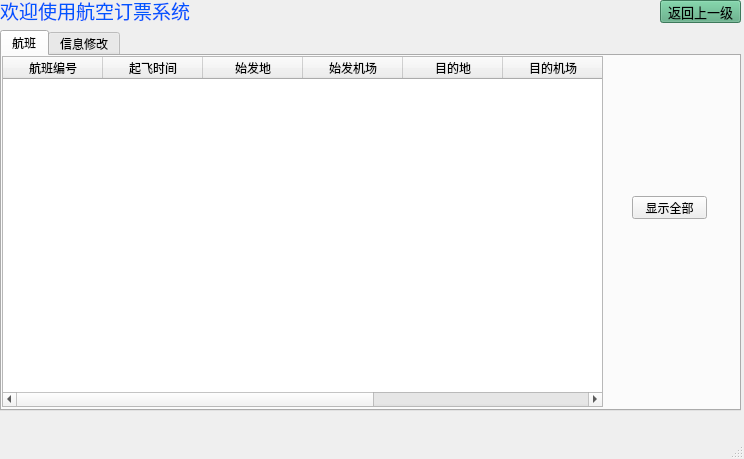
<?xml version="1.0" encoding="UTF-8"?>
<ui version="4.0">
 <class>company</class>
 <widget class="QMainWindow" name="company">
  <property name="geometry">
   <rect>
    <x>0</x>
    <y>0</y>
    <width>744</width>
    <height>459</height>
   </rect>
  </property>
  <property name="windowTitle">
   <string>MainWindow</string>
  </property>
  <widget class="QWidget" name="centralwidget">
   <widget class="QLabel" name="label">
    <property name="geometry">
     <rect>
      <x>0</x>
      <y>0</y>
      <width>191</width>
      <height>21</height>
     </rect>
    </property>
    <property name="palette">
     <palette>
      <active>
       <colorrole role="WindowText">
        <brush brushstyle="SolidPattern">
         <color alpha="255">
          <red>0</red>
          <green>85</green>
          <blue>255</blue>
         </color>
        </brush>
       </colorrole>
      </active>
      <inactive>
       <colorrole role="WindowText">
        <brush brushstyle="SolidPattern">
         <color alpha="255">
          <red>0</red>
          <green>85</green>
          <blue>255</blue>
         </color>
        </brush>
       </colorrole>
      </inactive>
      <disabled>
       <colorrole role="WindowText">
        <brush brushstyle="SolidPattern">
         <color alpha="255">
          <red>120</red>
          <green>120</green>
          <blue>120</blue>
         </color>
        </brush>
       </colorrole>
      </disabled>
     </palette>
    </property>
    <property name="font">
     <font>
      <pointsize>14</pointsize>
     </font>
    </property>
    <property name="text">
     <string>欢迎使用航空订票系统</string>
    </property>
   </widget>
   <widget class="QTabWidget" name="tabWidget">
    <property name="geometry">
     <rect>
      <x>0</x>
      <y>30</y>
      <width>741</width>
      <height>381</height>
     </rect>
    </property>
    <property name="currentIndex">
     <number>0</number>
    </property>
    <widget class="QWidget" name="tab">
     <attribute name="title">
      <string>航班</string>
     </attribute>
     <widget class="QTableWidget" name="tableWidget">
      <property name="geometry">
       <rect>
        <x>0</x>
        <y>0</y>
        <width>601</width>
        <height>351</height>
       </rect>
      </property>
      <column>
       <property name="text">
        <string>航班编号</string>
       </property>
      </column>
      <column>
       <property name="text">
        <string>起飞时间</string>
       </property>
      </column>
      <column>
       <property name="text">
        <string>始发地</string>
       </property>
      </column>
      <column>
       <property name="text">
        <string>始发机场</string>
       </property>
      </column>
      <column>
       <property name="text">
        <string>目的地</string>
       </property>
      </column>
      <column>
       <property name="text">
        <string>目的机场</string>
       </property>
      </column>
      <column>
       <property name="text">
        <string>机型</string>
       </property>
      </column>
      <column>
       <property name="text">
        <string>航站楼</string>
       </property>
      </column>
     </widget>
     <widget class="QPushButton" name="display_">
      <property name="geometry">
       <rect>
        <x>630</x>
        <y>140</y>
        <width>75</width>
        <height>23</height>
       </rect>
      </property>
      <property name="text">
       <string>显示全部</string>
      </property>
     </widget>
    </widget>
    <widget class="QWidget" name="tab_2">
     <attribute name="title">
      <string>信息修改</string>
     </attribute>
     <widget class="QLabel" name="label_10">
      <property name="geometry">
       <rect>
        <x>290</x>
        <y>40</y>
        <width>131</width>
        <height>21</height>
       </rect>
      </property>
      <property name="font">
       <font>
        <pointsize>12</pointsize>
       </font>
      </property>
      <property name="styleSheet">
       <string notr="true">color: rgb(255, 255, 255);
background-color: rgb(0, 0, 127);</string>
      </property>
      <property name="text">
       <string>航空公司信息修改</string>
      </property>
     </widget>
     <widget class="QLabel" name="label_17">
      <property name="geometry">
       <rect>
        <x>250</x>
        <y>80</y>
        <width>51</width>
        <height>21</height>
       </rect>
      </property>
      <property name="font">
       <font>
        <pointsize>10</pointsize>
       </font>
      </property>
      <property name="text">
       <string>公司名</string>
      </property>
     </widget>
     <widget class="QLineEdit" name="lineEdit_name">
      <property name="geometry">
       <rect>
        <x>310</x>
        <y>80</y>
        <width>131</width>
        <height>20</height>
       </rect>
      </property>
     </widget>
     <widget class="QLabel" name="label_18">
      <property name="geometry">
       <rect>
        <x>250</x>
        <y>110</y>
        <width>51</width>
        <height>21</height>
       </rect>
      </property>
      <property name="font">
       <font>
        <pointsize>10</pointsize>
       </font>
      </property>
      <property name="text">
       <string>服务热线</string>
      </property>
     </widget>
     <widget class="QLineEdit" name="lineEdit_hotline">
      <property name="geometry">
       <rect>
        <x>310</x>
        <y>110</y>
        <width>131</width>
        <height>20</height>
       </rect>
      </property>
     </widget>
     <widget class="QLabel" name="label_19">
      <property name="geometry">
       <rect>
        <x>250</x>
        <y>140</y>
        <width>51</width>
        <height>21</height>
       </rect>
      </property>
      <property name="font">
       <font>
        <pointsize>10</pointsize>
       </font>
      </property>
      <property name="text">
       <string>密码</string>
      </property>
     </widget>
     <widget class="QLineEdit" name="lineEdit_password">
      <property name="geometry">
       <rect>
        <x>310</x>
        <y>140</y>
        <width>131</width>
        <height>20</height>
       </rect>
      </property>
     </widget>
     <widget class="QPushButton" name="modify">
      <property name="geometry">
       <rect>
        <x>350</x>
        <y>210</y>
        <width>91</width>
        <height>21</height>
       </rect>
      </property>
      <property name="font">
       <font>
        <pointsize>10</pointsize>
       </font>
      </property>
      <property name="text">
       <string>修改</string>
      </property>
     </widget>
     <widget class="QLineEdit" name="lineEdit_password2">
      <property name="geometry">
       <rect>
        <x>310</x>
        <y>170</y>
        <width>131</width>
        <height>20</height>
       </rect>
      </property>
     </widget>
     <widget class="QLabel" name="label_20">
      <property name="geometry">
       <rect>
        <x>250</x>
        <y>170</y>
        <width>51</width>
        <height>21</height>
       </rect>
      </property>
      <property name="font">
       <font>
        <pointsize>10</pointsize>
       </font>
      </property>
      <property name="text">
       <string>再次确认</string>
      </property>
     </widget>
     <widget class="QPushButton" name="message">
      <property name="geometry">
       <rect>
        <x>250</x>
        <y>210</y>
        <width>91</width>
        <height>21</height>
       </rect>
      </property>
      <property name="font">
       <font>
        <pointsize>10</pointsize>
       </font>
      </property>
      <property name="text">
       <string>显示原信息</string>
      </property>
     </widget>
    </widget>
   </widget>
   <widget class="QPushButton" name="return_2">
    <property name="geometry">
     <rect>
      <x>660</x>
      <y>0</y>
      <width>81</width>
      <height>23</height>
     </rect>
    </property>
    <property name="font">
     <font>
      <pointsize>10</pointsize>
     </font>
    </property>
    <property name="styleSheet">
     <string notr="true">background-color: rgb(85, 170, 127);</string>
    </property>
    <property name="text">
     <string>返回上一级</string>
    </property>
   </widget>
  </widget>
  <widget class="QMenuBar" name="menubar">
   <property name="geometry">
    <rect>
     <x>0</x>
     <y>0</y>
     <width>744</width>
     <height>22</height>
    </rect>
   </property>
  </widget>
  <widget class="QStatusBar" name="statusbar"/>
 </widget>
 <resources/>
 <connections/>
</ui>
